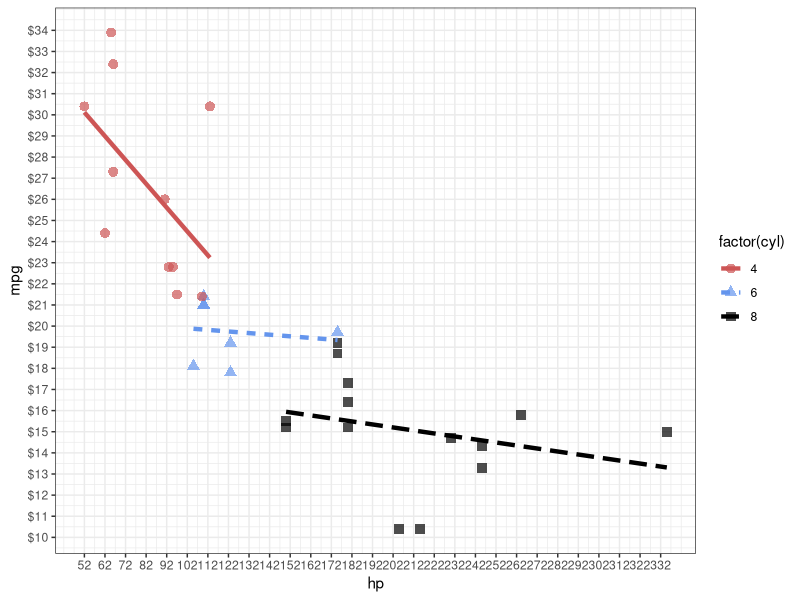

Reproduce this figure in R.
# Load necessary libraries
update.packages("ggplot2")

library(ggplot2)
library(scales)

# Load the mtcars dataset
data(mtcars)

# Create the plot
ggplot(data = mtcars,
       aes(x = hp, y = mpg, 
           color = factor(cyl), shape=factor(cyl), linetype=factor(cyl))) +
  geom_point(alpha = .7, size = 3) +
  geom_smooth(method = "lm", se = FALSE, size = 1.5) +
  scale_x_continuous(breaks = seq(from = min(mtcars$hp), to = max(mtcars$hp), by = 10)) +
  scale_y_continuous(breaks = seq(from = floor(min(mtcars$mpg)), to = ceiling(max(mtcars$mpg)), by = 1),
                     label = dollar_format()) +
  scale_color_manual(values = c("4" = "indianred3", "6" = "cornflowerblue", "8" = "black")) +
  theme_bw()
